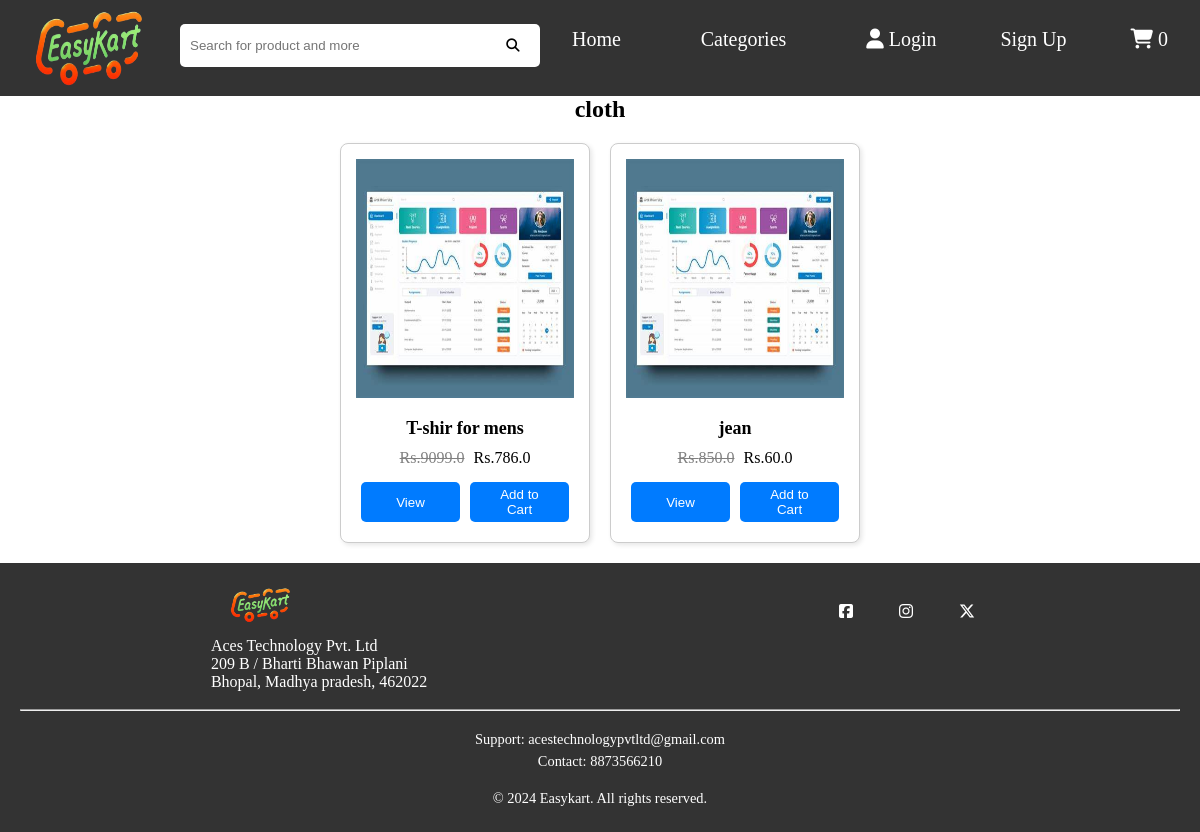
The app's page /category/1/, older data.
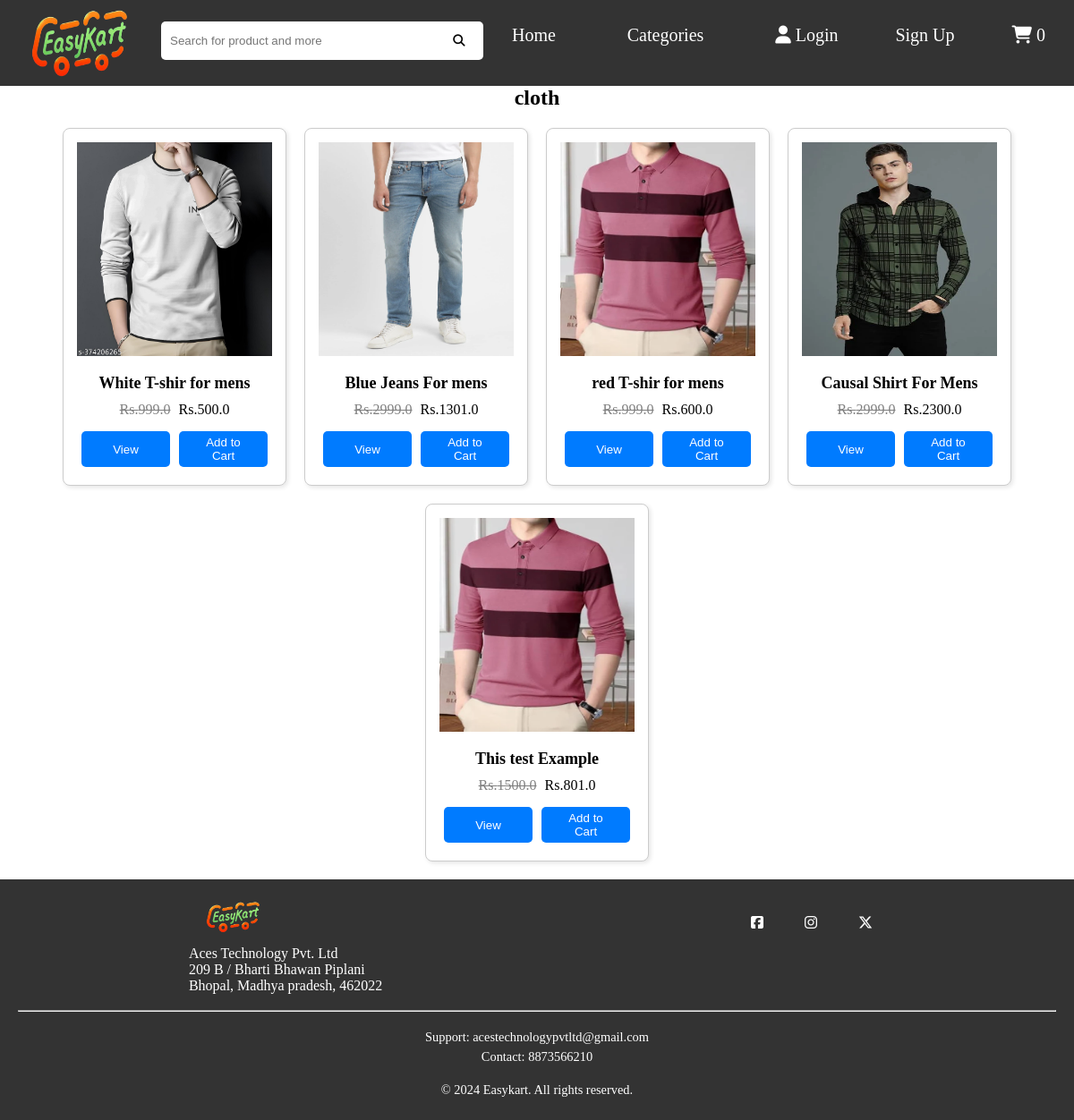
The same page, newer data.
### app/models.py (models this page shows, shortened)
class Product(models.Model):
    product_name=models.CharField(max_length=50)
    product_price=models.FloatField(default=0.0)
    product_discount_price=models.FloatField(default=0.0)
    product_description=models.CharField(max_length=300)
    product_category=models.ForeignKey(Product_category,on_delete=models.CASCADE)
    product_image=models.ImageField(upload_to="product_image/")

### app/views.py (the view)
# urls.py: path('category/<int:id>/', product_category, name='product_category'),
def product_category(request, id):
    category = Product_category.objects.get(id=id)
    products = Product.objects.filter(product_category=category)
    categories = Product_category.objects.all()
    return render(request, 'category.html', {'category': category, 'products': products, 'categories':categories})

### app/models.py (called while the page is built)
    def __str__(self):
        return self.category_name

### app/templates/category.html (shortened to what this page needs)
{% extends "default.html" %}
{% load static %}
{% block content %}
<section>
    <div class="category-main">
        <h2 class="center">{{ category }}</h2>
        <div class="product-main">
            {% for key in products %}
            <div class="product-card">
                <div class="product-image">
                    <img src="{{ key.product_image.url }}" alt="{{ key.product_name }}">
                </div>
                <div class="product-detail">
                    <div class="description">
                        <p>{{ key.product_name }}</p>
                    </div>
                    <div class="price">
                        <p>
                            <del style="color: gray;">Rs.{{ key.product_price }}</del>
                            <span style="margin-left: 5px;">Rs.{{ key.product_discount_price }}</span>
                        </p>
                    </div>
                    <div class="actions">
                        {% if request.session.user_email %}
                        <button class="view-button"><a href="/product/{{ key.id }}">View</a></button>
                        <button class="add-to-cart-button"><a href="{% url 'add_to_cart' key.id %}">Add to Cart</a></button>
                        {% else %}
                        <button class="view-button"><a href="/product/{{ key.id }}">View</a></button>
                        <button class="add-to-cart-button"><a href="{% url 'add_to_cart' key.id %}">Add to Cart</a></button>
                        {% endif %}
                    </div>
                </div>
            </div>
            {% endfor %}
        </div>
        </div>
</section>
{% endblock %}

Row changes from the older to the newer data that the page shows:
removed Product: product_image (picture), product_name "jean", product_price "850.0", product_discount_price "60.0"
changed Product: product_image: a different picture; product_name "T-shir for mens" → "White T-shir for mens"; product_price "9099.0" → "999.0"; product_discount_price "786.0" → "500.0"
added Product: product_image (picture), product_name "Blue Jeans For mens", product_price "2999.0", product_discount_price "1301.0"
added Product: product_image (picture), product_name "red T-shir for mens", product_price "999.0", product_discount_price "600.0"
added Product: product_image (picture), product_name "Causal Shirt For Mens", product_price "2999.0", product_discount_price "2300.0"
added Product: product_image (picture), product_name "This test Example", product_price "1500.0", product_discount_price "801.0"
